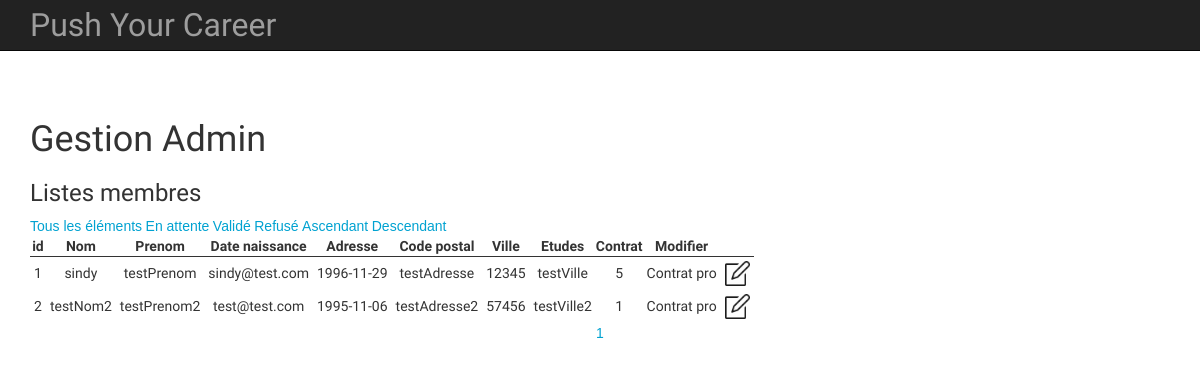
The app's page /public/admin.php, older data.
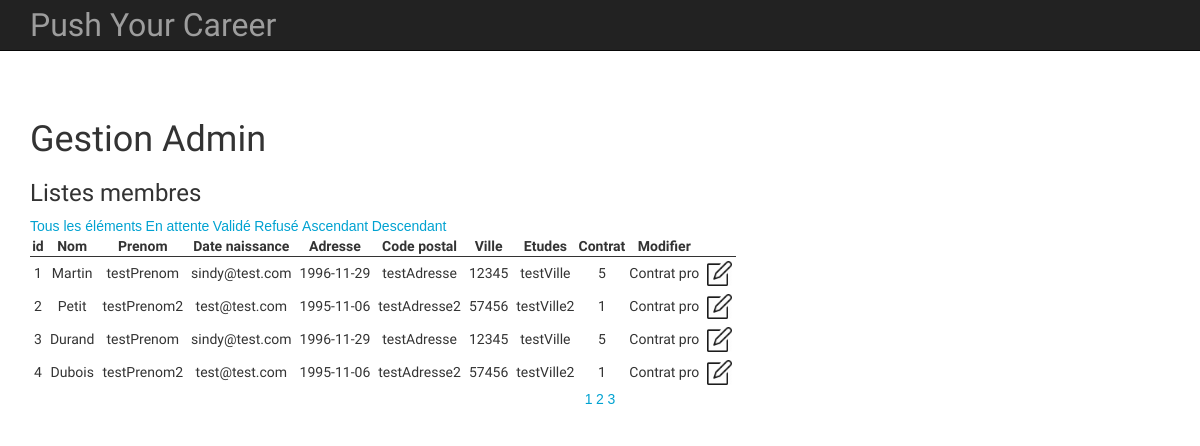
The same page, newer data.
### tables this page shows
CREATE TABLE `membre` (
  `id` int(11) NOT NULL,
  `nom` varchar(50) NOT NULL,
  `prenom` varchar(50) NOT NULL,
  `email` varchar(30) NOT NULL,
  `date_naissance` date NOT NULL,
  `adresse` varchar(50) NOT NULL,
  `code_postal` varchar(20) NOT NULL,
  `ville` varchar(250) NOT NULL,
  `type_contrat` varchar(50) NOT NULL,
  `id_etat_inscription` int(11) DEFAULT '1',
  `civilite` enum('Mme','Mr') DEFAULT NULL,
  `niveau_etude` enum('1','2','3','4','5','autre') DEFAULT NULL,
  `date_inscription` datetime NOT NULL DEFAULT CURRENT_TIMESTAMP
);

### app/App.php (called while the page is built, shortened)
<?php
    class App{
        private $db_instance;
        private static $_instance;
        public static function getInstance(){
            if (is_null(self::$_instance)) {
                self::$_instance = new App();
            }
            return self::$_instance;
        }
        public function getTable($name){
            return new $class_name($this->getDB());
        }
        public function getController($name){
            return new $class_name($this->getDB());
        }
        public function getDB(){
            $config = \core\Config::getInstance(ROOT.'/config/config.php');
            if (is_null($this->db_instance)){
                $this->db_instance =  new \core\Database($config->get("db_name"), $config->get("db_user"), $config->get("db_pass"), $config->get("db_host"));
            }
            return $this->db_instance;
        }
    }

### core/Config.php (called while the page is built, shortened)
<?php
    class Config{
        private $settings = [];
        private static $_instance;
        public function __construct($file){
            $this->settings = require($file);
        }
        public static function getInstance($file){
            if (is_null(self::$_instance)){
                self::$_instance = new Config($file);
            }
            return self::$_instance;
        }
        public function get($key){
            return $this->settings[$key];
        }
    }
?>

### config/config.php (called while the page is built)
<?php
    return array(
        "db_user" => "root",
        "db_pass" => "",
        "db_host" => "localhost",
        "db_name" => "project_event"
    );
?>

### app/controllers/Membre_controller.php (called while the page is built, shortened)
<?php
    class Membre_controller extends \core\controller\Controller {
        protected $membre;
        public function __construct(){
            $this->membre = \App\App::getInstance()->getTable("Membre");
        }
        public function index(){
            if (!isset($_GET['etat'])){
                if(!isset($_GET['ordre']) || $_GET['ordre'] == 'ASC'){
                    return 'ASC';
                }
            }
            return null;
        }
        public function pagination($ordre)
        {
            $perPage = 4;
            $pagecourante = intval($_GET['page']);
            $depart = ($pagecourante-1)*4;
            if (!isset($_GET['etat'])){
                $membrePage = $this->membre->getMembrePage($ordre, $depart, $perPage);
            }
            else{
                $membrePage = $this->membre->getMembreEtatPage($_GET['etat'], $ordre, $depart, $perPage);
            }
            return $membrePage;
        }
        public function pageMax($ordre){
            $perPage = 4;
            if (!isset($_GET['etat'])){
                $size = sizeof($this->membre->getMembre($ordre));
            }
            else{
                $size = sizeof($this->membre->getMembreEtatInscription($_GET['etat'], $ordre));
            }
            $pageMax = ceil($size / $perPage);
            return $pageMax;
        }
        public function url(){
            $url = 'p=home';
            if(isset($_GET['etat'])){
                $url = 'admin.php?'.$url.'&etat='.$_GET['etat'];
            }
            else if(!isset($_GET['etat'])){
                $url = 'admin.php?'.$url;
            }
            return $url;
        }
    }

### core/model/Model.php (called while the page is built, shortened)
<?php
    class Model{
        public function __construct(Database $db){
            $this->db = $db;
        }
    }

### core/Database.php (called while the page is built, shortened)
<?php
	class Database{
		private $db_name;
		private $db_user;
		private $db_pass;
		private $db_host;
		private $pdo;
		public function __construct($db_name, $db_user, $db_pass, $db_host){
			$this->db_name = $db_name;
			$this->db_user = $db_user;
			$this->db_pass = $db_pass;
			$this->db_host = $db_host;
		}
		public function getPDO(){
			if($this->pdo === null){
				$pdo = new PDO('mysql:dbname='.$this->db_name.';host='.$this->db_host.';charset=utf8', ''.$this->db_user.'', ''.$this->db_pass.'');
				$pdo->setAttribute(PDO::ATTR_ERRMODE, PDO::ERRMODE_EXCEPTION);
				$this->pdo = $pdo;
			}
			return $this->pdo;
		}
		public function query($statement){
			$req = $this->getPDO()->query($statement);
			$datas = $req->fetchAll(PDO::FETCH_OBJ);
			return $datas;
		}
	}
?>

### app/models/Membre_model.php (called while the page is built, shortened)
<?php
	class Membre_model extends \core\model\model{
		public function getMembre($ordre){
			return $this->db->query('SELECT * FROM membre ORDER BY date_inscription '.$ordre);
		}
        public function getMembrePage($ordre, $limm, $limp){
            return $this->db->query("SELECT * FROM membre ORDER BY date_inscription ".$ordre." LIMIT ".$limm.", ".$limp );
        }
	}
?>

### app/views/admin/table_membre.php (the view)
<?php if(!empty($membrePage)):?>
<table class="admin-table-gestion">
	<tr class="tr-table-admin-gestion">
		<th>id</th>
		<th>Nom</th>
		<th>Prenom</th>
		<th>Date naissance</th>
		<th>Adresse</th>
		<th>Code postal</th>
		<th>Ville</th>
		<th>Etudes</th>
		<th>Contrat</th>
		<th>Modifier</th>
	</tr>
	<?php else:echo "Aucun résultat";?>
	<?php endif ;?>
	<?php foreach($membrePage as $membreData) : ?>
		<tr>
			<td><?php print $membreData->id ?></td>
			<td><?php print $membreData->nom ?></td>
			<td><?php print $membreData->prenom ?></td>
			<td><?php print $membreData->email ?></td>
			<td><?php print $membreData->date_naissance ?></td>
			<td><?php print $membreData->adresse ?></td>
			<td><?php print $membreData->code_postal ?></td>
			<td><?php print $membreData->ville ?></td>
			<td><?php print $membreData->niveau_etude ?></td>
			<td><?php print $membreData->type_contrat ?></td>
			<td>
				<a href="admin.php?p=edit_table&id=<?php print $membreData->id ?>">
					<img src="../../projet_event/public/images/update.png"  class="icon-admin-gestion">
				</a>
			</td>
		</tr>
	<?php endforeach; ?>
</table>
<div style="text-align: center">
	<?php if (isset($nbPage)):
		for ($i=1; $i<=$nbPage;$i++):?>
			<p style="display: inline-block;"><a href="<?php print $url."&page=". $i."&ordre=".$_GET['ordre'] ?>"><?php print $i ?></a></p>
		<?php endfor;
	endif;?>
</div>

Row changes from the older to the newer data that the page shows:
changed membre id 1: nom "sindy" → "Martin"
changed membre id 2: nom "testNom2" → "Petit"
added membre: id "3", nom "Durand", prenom "testPrenom", email "sindy@test.com", date_naissance "1996-11-29", adresse "testAdresse", code_postal "12345", ville "testVille", niveau_etude "5", type_contrat "Contrat pro"
added membre: id "4", nom "Dubois", prenom "testPrenom2", email "test@test.com", date_naissance "1995-11-06", adresse "testAdresse2", code_postal "57456", ville "testVille2", niveau_etude "1", type_contrat "Contrat pro"
Text that changed along with them:
new list line: "2"
new list line: "3"
